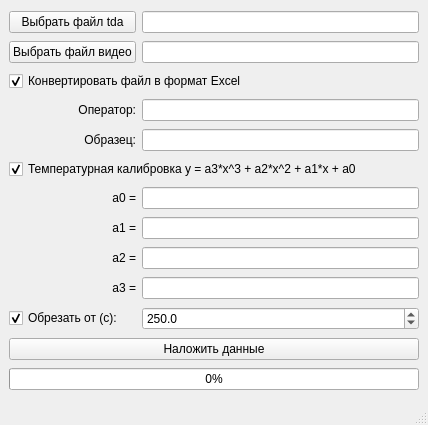
<?xml version="1.0" encoding="UTF-8"?>
<ui version="4.0">
 <class>MainWindow</class>
 <widget class="QMainWindow" name="MainWindow">
  <property name="geometry">
   <rect>
    <x>0</x>
    <y>0</y>
    <width>428</width>
    <height>425</height>
   </rect>
  </property>
  <property name="sizePolicy">
   <sizepolicy hsizetype="Fixed" vsizetype="Fixed">
    <horstretch>0</horstretch>
    <verstretch>0</verstretch>
   </sizepolicy>
  </property>
  <property name="windowTitle">
   <string>VTA video overlay</string>
  </property>
  <widget class="QWidget" name="centralwidget">
   <layout class="QGridLayout" name="gridLayout">
    <item row="0" column="0">
     <widget class="QPushButton" name="btn_tda">
      <property name="text">
       <string>Выбрать файл tda</string>
      </property>
     </widget>
    </item>
    <item row="7" column="0">
     <widget class="QLabel" name="label_4">
      <property name="text">
       <string>a1 =</string>
      </property>
      <property name="alignment">
       <set>Qt::AlignRight|Qt::AlignTrailing|Qt::AlignVCenter</set>
      </property>
     </widget>
    </item>
    <item row="3" column="1">
     <widget class="QLineEdit" name="edit_operator"/>
    </item>
    <item row="12" column="0" colspan="2">
     <widget class="QProgressBar" name="progressbar">
      <property name="value">
       <number>0</number>
      </property>
      <property name="textVisible">
       <bool>true</bool>
      </property>
     </widget>
    </item>
    <item row="4" column="0">
     <widget class="QLabel" name="label_2">
      <property name="text">
       <string>Образец:</string>
      </property>
      <property name="alignment">
       <set>Qt::AlignRight|Qt::AlignTrailing|Qt::AlignVCenter</set>
      </property>
     </widget>
    </item>
    <item row="9" column="1">
     <widget class="QLineEdit" name="edit_a3"/>
    </item>
    <item row="1" column="1">
     <widget class="QLineEdit" name="edit_video">
      <property name="readOnly">
       <bool>true</bool>
      </property>
     </widget>
    </item>
    <item row="4" column="1">
     <widget class="QLineEdit" name="edit_sample"/>
    </item>
    <item row="8" column="1">
     <widget class="QLineEdit" name="edit_a2"/>
    </item>
    <item row="3" column="0">
     <widget class="QLabel" name="label">
      <property name="text">
       <string>Оператор:</string>
      </property>
      <property name="alignment">
       <set>Qt::AlignRight|Qt::AlignTrailing|Qt::AlignVCenter</set>
      </property>
     </widget>
    </item>
    <item row="2" column="0" colspan="2">
     <widget class="QCheckBox" name="cb_excel">
      <property name="text">
       <string>Конвертировать файл в формат Excel</string>
      </property>
      <property name="checked">
       <bool>true</bool>
      </property>
     </widget>
    </item>
    <item row="1" column="0">
     <widget class="QPushButton" name="btn_video">
      <property name="text">
       <string>Выбрать файл видео</string>
      </property>
     </widget>
    </item>
    <item row="8" column="0">
     <widget class="QLabel" name="label_6">
      <property name="text">
       <string>a2 =</string>
      </property>
      <property name="alignment">
       <set>Qt::AlignRight|Qt::AlignTrailing|Qt::AlignVCenter</set>
      </property>
     </widget>
    </item>
    <item row="11" column="0" colspan="2">
     <widget class="QPushButton" name="btn_convert">
      <property name="text">
       <string>Наложить данные</string>
      </property>
     </widget>
    </item>
    <item row="6" column="1">
     <widget class="QLineEdit" name="edit_a0"/>
    </item>
    <item row="5" column="0" colspan="2">
     <widget class="QCheckBox" name="cb_temp">
      <property name="text">
       <string>Температурная калибровка y = a3*x^3 + a2*x^2 + a1*x + a0</string>
      </property>
      <property name="checked">
       <bool>true</bool>
      </property>
     </widget>
    </item>
    <item row="7" column="1">
     <widget class="QLineEdit" name="edit_a1"/>
    </item>
    <item row="6" column="0">
     <widget class="QLabel" name="label_3">
      <property name="text">
       <string>a0 =</string>
      </property>
      <property name="alignment">
       <set>Qt::AlignRight|Qt::AlignTrailing|Qt::AlignVCenter</set>
      </property>
     </widget>
    </item>
    <item row="0" column="1">
     <widget class="QLineEdit" name="edit_tda">
      <property name="readOnly">
       <bool>true</bool>
      </property>
     </widget>
    </item>
    <item row="9" column="0">
     <widget class="QLabel" name="label_5">
      <property name="text">
       <string>a3 =</string>
      </property>
      <property name="alignment">
       <set>Qt::AlignRight|Qt::AlignTrailing|Qt::AlignVCenter</set>
      </property>
     </widget>
    </item>
    <item row="10" column="0">
     <widget class="QCheckBox" name="cb_trim">
      <property name="text">
       <string>Обрезать от (с):</string>
      </property>
      <property name="checked">
       <bool>true</bool>
      </property>
     </widget>
    </item>
    <item row="10" column="1">
     <widget class="QDoubleSpinBox" name="sb_trim">
      <property name="enabled">
       <bool>true</bool>
      </property>
      <property name="layoutDirection">
       <enum>Qt::LeftToRight</enum>
      </property>
      <property name="decimals">
       <number>1</number>
      </property>
      <property name="maximum">
       <double>300.000000000000000</double>
      </property>
      <property name="singleStep">
       <double>0.000000000000000</double>
      </property>
      <property name="value">
       <double>250.000000000000000</double>
      </property>
     </widget>
    </item>
   </layout>
  </widget>
  <widget class="QMenuBar" name="menubar">
   <property name="geometry">
    <rect>
     <x>0</x>
     <y>0</y>
     <width>428</width>
     <height>22</height>
    </rect>
   </property>
  </widget>
  <widget class="QStatusBar" name="statusbar"/>
 </widget>
 <resources/>
 <connections/>
</ui>
